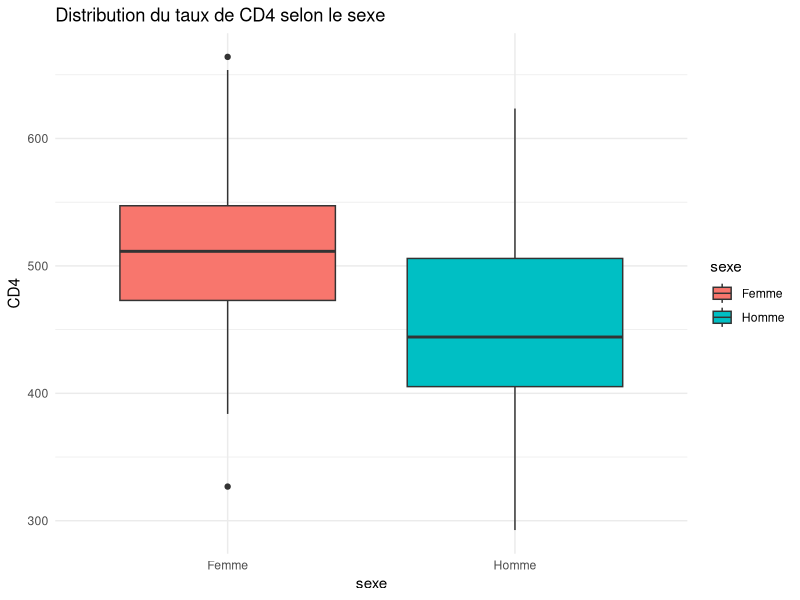
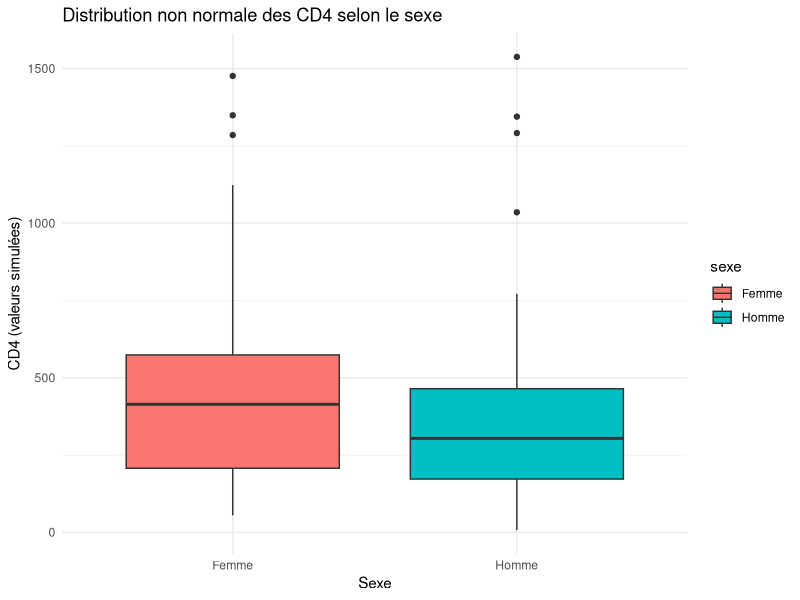
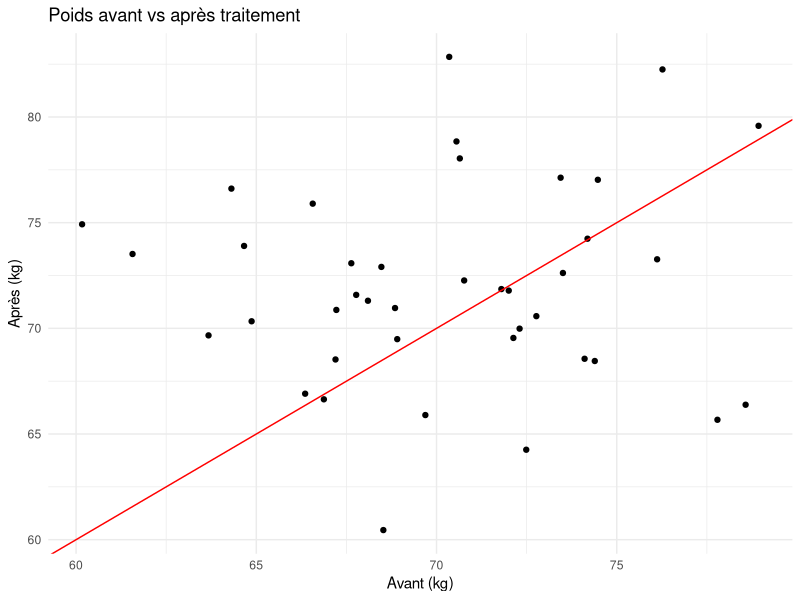
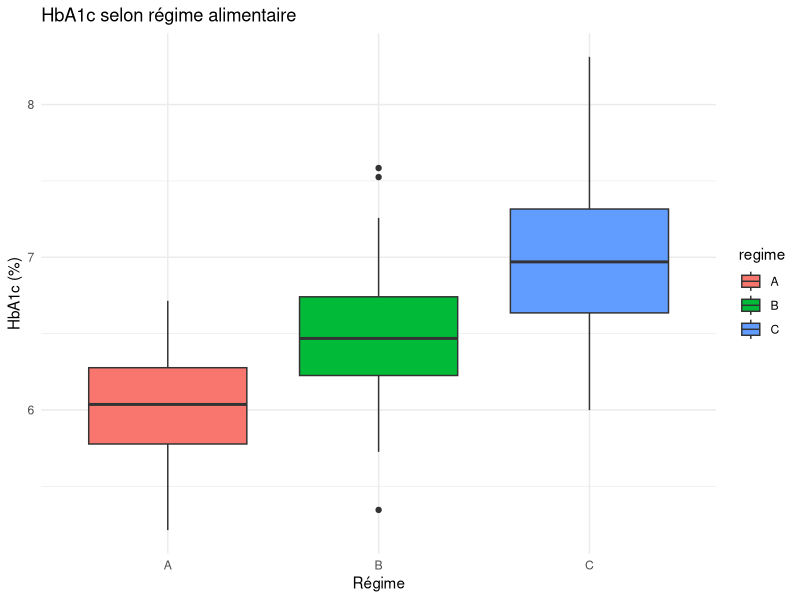
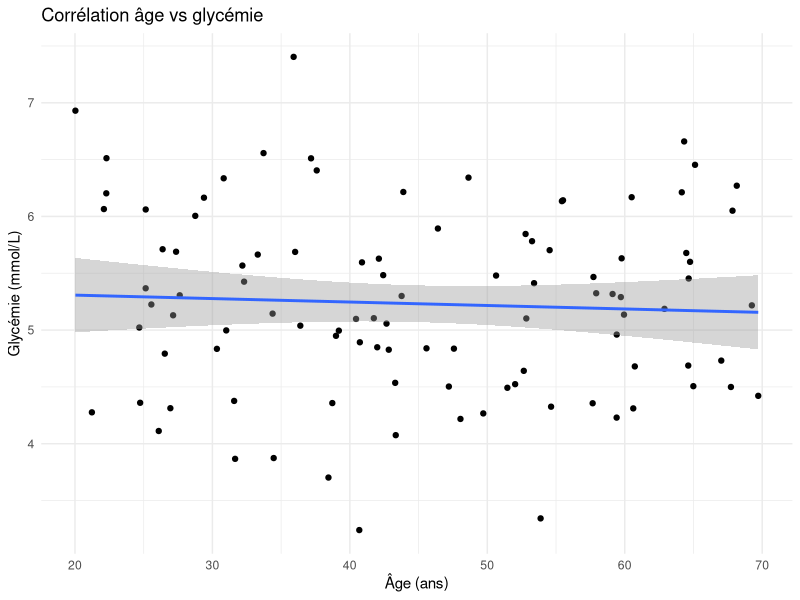
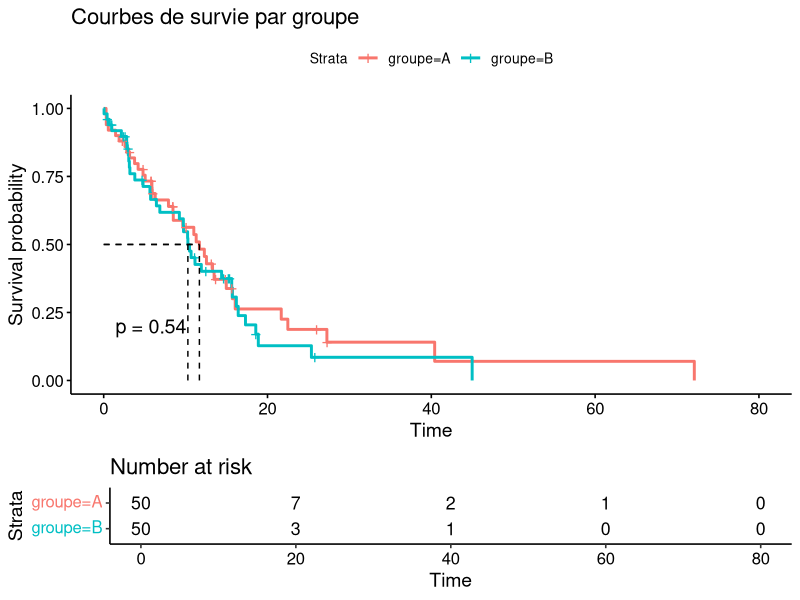

These charts were generated, in order, by the following R code:
## ---- chunk 1
knitr::opts_chunk$set(echo = TRUE)
## ---- chunk 2
set.seed(123)
library(ggplot2)
library(dplyr)
library(survival)
library(survminer)
## ---- chunk 3
# Simulation de données : taux de CD4 selon le sexe

data_t <- data.frame(
sexe = rep(c("Homme", "Femme"), each = 50),
CD4 = c(rnorm(50, mean=450, sd=80), rnorm(50, mean=500, sd=75))
)

# Visualisation

ggplot(data_t, aes(x=sexe, y=CD4, fill=sexe)) +
geom_boxplot() +
theme_minimal() +
labs(title="Distribution du taux de CD4 selon le sexe")

# Test t de Student

res_t <- t.test(CD4 ~ sexe, data = data_t, var.equal = TRUE)
res_t

# Interprétation des résultats du test t de Student

# Extraction des valeurs utiles
moyennes <- tapply(data_t$CD4, data_t$sexe, mean, na.rm = TRUE)
p_value <- res_t$p.value

# Commentaire interprétatif
if (p_value < 0.05) {
  cat("Les moyennes de CD4 diffèrent significativement selon le sexe (p =", round(p_value, 8), ").\n")
  cat("Cela suggère qu'il existe une différence statistiquement significative entre les moyennes de CD4 chez les hommes et les femmes.\n")
  cat("Moyenne CD4 chez les hommes :", round(moyennes["Homme"], 1), "\n")
  cat("Moyenne CD4 chez les femmes :", round(moyennes["Femme"], 1), "\n")
} else {
  cat("Aucune différence significative n’a été trouvée entre les moyennes de CD4 selon le sexe (p =", round(p_value, 4), ").\n")
  cat("Cela signifie que les niveaux moyens de CD4 sont statistiquement comparables entre les hommes et les femmes.\n")
}

## ---- chunk 4
# --- Jeu de données avec distribution non normale ---
set.seed(123)
data_t$CD4_non_normal <- c(rchisq(50, df=3)*150, rchisq(50, df=3)*180)

# Visualisation
library(ggplot2)
ggplot(data_t, aes(x = sexe, y = CD4_non_normal, fill = sexe)) +
  geom_boxplot() +
  theme_minimal() +
  labs(title = "Distribution non normale des CD4 selon le sexe",
       y = "CD4 (valeurs simulées)", x = "Sexe")

# --- Test de Wilcoxon-Mann–Whitney ---
res_wilcox <- wilcox.test(CD4_non_normal ~ sexe, data = data_t)

# Affichage des résultats du test
res_wilcox

# --- Interprétation automatique ---
p_value <- res_wilcox$p.value
alpha <- 0.05

if (p_value < alpha) {
  interpretation <- paste0(
    "La p-value est de ", round(p_value, 4),
    ", inférieure au seuil de 0.05. On rejette donc l’hypothèse nulle.\n",
    "=> Il existe une différence statistiquement significative entre les deux sexes ",
    "concernant la distribution des taux de CD4 (test de Wilcoxon-Mann–Whitney)."
  )
} else {
  interpretation <- paste0(
    "La p-value est de ", round(p_value, 4),
    ", supérieure au seuil de 0.05. On ne rejette pas l’hypothèse nulle.\n",
    "=> Aucune différence statistiquement significative n’a été mise en évidence ",
    "entre les deux sexes pour la distribution des taux de CD4."
  )
}

cat("\n# Interprétation du test de Wilcoxon-Mann–Whitney\n", interpretation)

## ---- chunk 5
# --- Test t apparié (avant/après) ---

set.seed(123)

data_paired <- data.frame(
avant = rnorm(40, 70, 5),
apres = rnorm(40, 72, 5)
)

# Visualisation

ggplot(data_paired, aes(x=avant, y=apres)) +
geom_point() +
geom_abline(intercept=0, slope=1, color="red") +
theme_minimal() +
labs(title="Poids avant vs après traitement", x="Avant (kg)", y="Après (kg)")

# Test t apparié

res_paired <- t.test(data_paired$avant, data_paired$apres, paired=TRUE)
res_paired

# Interprétation automatique

p_value <- res_paired$p.value
alpha <- 0.05

if (p_value < alpha) {
interpretation <- paste0(
"La p-value est de ", round(p_value, 4),
", inférieure à 0.05. On rejette l’hypothèse nulle.\n",
"=> Poids significativement différent avant et après traitement."
)
} else {
interpretation <- paste0(
"La p-value est de ", round(p_value, 4),
", supérieure à 0.05. On ne rejette pas l’hypothèse nulle.\n",
"=> Aucune différence significative de poids avant/après traitement."
)
}

cat("\n# Interprétation du test t apparié\n", interpretation)

## ---- chunk 6
# --- ANOVA ( + de 3 groupes indépendants) ---

set.seed(123)

data_aov <- data.frame(
regime = rep(c("A","B","C"), each=40),
HbA1c = c(rnorm(40,6.0,0.4), rnorm(40,6.5,0.5), rnorm(40,7.0,0.6))
)

# Visualisation

ggplot(data_aov, aes(x=regime, y=HbA1c, fill=regime)) +
geom_boxplot() +
theme_minimal() +
labs(title="HbA1c selon régime alimentaire", x="Régime", y="HbA1c (%)")

# ANOVA

res_aov <- aov(HbA1c ~ regime, data=data_aov)
summary(res_aov)

# Interprétation automatique

p_value <- summary(res_aov)[[1]][["Pr(>F)"]][1]
alpha <- 0.05

if (p_value < alpha) {
interpretation <- paste0(
"La p-value est de ", round(p_value,4),
", inférieure à 0.05. On rejette l’hypothèse nulle.\n",
"=> Au moins une moyenne de HbA1c diffère significativement entre les régimes."
)
} else {
interpretation <- paste0(
"La p-value est de ", round(p_value,4),
", supérieure à 0.05. On ne rejette pas l’hypothèse nulle.\n",
"=> Aucune différence significative de HbA1c entre les régimes."
)
}

cat("\n# Interprétation de l'ANOVA\n", interpretation)

## ---- chunk 7
# --- Test du chi-deux (proportions indépendantes) ---

set.seed(123)

data_chi <- data.frame(
sexe = rep(c("Homme","Femme"), each=100),
guerison = c(rbinom(100,1,0.6), rbinom(100,1,0.75))
)

# Tableau de contingence

table_chi <- table(data_chi$sexe, data_chi$guerison)
colnames(table_chi) <- c("Non_gueri","Gueri")
table_chi

# Test du chi-deux

res_chi <- chisq.test(table_chi)
res_chi

# Interprétation automatique

p_value <- res_chi$p.value
alpha <- 0.05

if (p_value < alpha) {
interpretation <- paste0(
"La p-value est de ", round(p_value,4),
", inférieure à 0.05. On rejette l’hypothèse nulle.\n",
"=> La guérison dépend significativement du sexe."
)
} else {
interpretation <- paste0(
"La p-value est de ", round(p_value,4),
", supérieure à 0.05. On ne rejette pas l’hypothèse nulle.\n",
"=> La guérison n’est pas significativement liée au sexe."
)
}

cat("\n# Interprétation du test du chi-deux\n", interpretation)

## ---- chunk 8
# --- Test exact de Fisher (petits effectifs) ---

set.seed(123)

# Exemple : petits effectifs guérison / traitement

data_fisher <- matrix(c(3,1,1,3), nrow=2)
colnames(data_fisher) <- c("Guéri","Non_guéri")
rownames(data_fisher) <- c("Traitement","Placebo")
data_fisher

# Test exact de Fisher

res_fisher <- fisher.test(data_fisher)
res_fisher

# Interprétation automatique

p_value <- res_fisher$p.value
alpha <- 0.05

if (p_value < alpha) {
interpretation <- paste0(
"La p-value est de ", round(p_value,4),
", inférieure à 0.05. On rejette l’hypothèse nulle.\n",
"=> Association significative entre traitement et guérison."
)
} else {
interpretation <- paste0(
"La p-value est de ", round(p_value,4),
", supérieure à 0.05. On ne rejette pas l’hypothèse nulle.\n",
"=> Aucune association significative entre traitement et guérison."
)
}

cat("\n# Interprétation du test exact de Fisher\n", interpretation)

## ---- chunk 9
# --- Test de McNemar (proportions appariées) ---

set.seed(123)

# Données avant / après une campagne anti-tabac (1 = fumeur, 0 = non-fumeur)

avant <- c(1,1,0,0,1,0,1,1,0,0)
apres <- c(0,1,0,0,0,0,1,1,0,0)
table_mc <- table(avant, apres)
table_mc

# Test de McNemar

res_mcnemar <- mcnemar.test(table_mc)
res_mcnemar

# Interprétation automatique

p_value <- res_mcnemar$p.value
alpha <- 0.05

if (p_value < alpha) {
interpretation <- paste0(
"La p-value est de ", round(p_value,4),
", inférieure à 0.05. On rejette l’hypothèse nulle.\n",
"=> La proportion de fumeurs a changé significativement après la campagne."
)
} else {
interpretation <- paste0(
"La p-value est de ", round(p_value,4),
", supérieure à 0.05. On ne rejette pas l’hypothèse nulle.\n",
"=> Aucune différence significative de proportion de fumeurs avant/après."
)
}

cat("\n# Interprétation du test de McNemar\n", interpretation)
## ---- chunk 10
# --- Corrélation de Pearson (relation linéaire) ---

set.seed(123)

# Simulation : âge vs glycémie

data_corr <- data.frame(
age = runif(100,20,70),
glycemie = 3 + 0.05*runif(100,20,70) + rnorm(100,0,0.5)
)

# Visualisation

ggplot(data_corr, aes(x=age, y=glycemie)) +
geom_point() +
geom_smooth(method="lm", se=TRUE) +
theme_minimal() +
labs(title="Corrélation âge vs glycémie", x="Âge (ans)", y="Glycémie (mmol/L)")

# Test de corrélation de Pearson

res_pearson <- cor.test(data_corr$age, data_corr$glycemie, method="pearson")
res_pearson

# Interprétation automatique

p_value <- res_pearson$p.value
alpha <- 0.05

if (p_value < alpha) {
interpretation <- paste0(
"La p-value est de ", round(p_value,4),
", inférieure à 0.05. On rejette l’hypothèse nulle.\n",
"=> Il existe une corrélation linéaire significative entre âge et glycémie."
)
} else {
interpretation <- paste0(
"La p-value est de ", round(p_value,4),
", supérieure à 0.05. On ne rejette pas l’hypothèse nulle.\n",
"=> Aucune corrélation linéaire significative entre âge et glycémie."
)
}

cat("\n# Interprétation de la corrélation de Pearson\n", interpretation)
## ---- chunk 11
# --- Corrélation de Spearman (relation monotone non paramétrique) ---

set.seed(123)

# Exemple : niveau d'éducation (1-5) vs glycémie

data_corr$education <- sample(1:5, 100, replace=TRUE)

# Test de corrélation de Spearman

res_spearman <- cor.test(data_corr$education, data_corr$glycemie, method="spearman")
res_spearman

# Interprétation automatique

p_value <- res_spearman$p.value
alpha <- 0.05

if (p_value < alpha) {
interpretation <- paste0(
"La p-value est de ", round(p_value,4),
", inférieure à 0.05. On rejette l’hypothèse nulle.\n",
"=> Il existe une corrélation monotone significative entre éducation et glycémie."
)
} else {
interpretation <- paste0(
"La p-value est de ", round(p_value,4),
", supérieure à 0.05. On ne rejette pas l’hypothèse nulle.\n",
"=> Aucune corrélation monotone significative entre éducation et glycémie."
)
}

cat("\n# Interprétation de la corrélation de Spearman\n", interpretation)

## ---- chunk 12
# --- Test du log-rank (survie) ---

set.seed(123)

# Simulation : temps de survie selon traitement

n <- 100
data_surv <- data.frame(
time = rexp(n,0.1),
status = rbinom(n,1,0.7),
groupe = rep(c("A","B"), each=50)
)

# Courbes de Kaplan-Meier

library(survival)
library(survminer)

fit <- survfit(Surv(time, status) ~ groupe, data=data_surv)
ggsurvplot(fit, data=data_surv, risk.table=TRUE, pval=TRUE, surv.median.line="hv",
title="Courbes de survie par groupe")

# Test du log-rank

res_logrank <- survdiff(Surv(time, status) ~ groupe, data=data_surv)
res_logrank

# Interprétation automatique

p_value <- 1 - pchisq(res_logrank$chisq, length(res_logrank$n)-1)
alpha <- 0.05

if (p_value < alpha) {
interpretation <- paste0(
"La p-value est de ", round(p_value,4),
", inférieure à 0.05. On rejette l’hypothèse nulle.\n",
"=> Différence significative des courbes de survie entre les groupes."
)
} else {
interpretation <- paste0(
"La p-value est de ", round(p_value,4),
", supérieure à 0.05. On ne rejette pas l’hypothèse nulle.\n",
"=> Aucune différence significative des courbes de survie entre les groupes."
)
}

cat("\n# Interprétation du test du log-rank\n", interpretation)

## ---- chunk 13
# --- Modèle de Cox (survie multivariée) ---

set.seed(123)

# Simulation : temps de survie selon traitement et âge

n <- 100
data_cox <- data.frame(
time = rexp(n, 0.1),
status = rbinom(n, 1, 0.7),
groupe = rep(c("A","B"), each=50),
age = runif(n, 40, 80)
)

library(survival)

# Modèle de Cox

res_cox <- coxph(Surv(time, status) ~ groupe + age, data = data_cox)
summary(res_cox)

# Interprétation automatique (pour le groupe seulement)

p_value <- summary(res_cox)$coefficients["groupeB","Pr(>|z|)"]
alpha <- 0.05

if (p_value < alpha) {
interpretation <- paste0(
"La p-value pour le groupe est de ", round(p_value,4),
", inférieure à 0.05. On rejette l’hypothèse nulle.\n",
"=> Le groupe B présente un hazard ratio significativement différent du groupe A."
)
} else {
interpretation <- paste0(
"La p-value pour le groupe est de ", round(p_value,4),
", supérieure à 0.05. On ne rejette pas l’hypothèse nulle.\n",
"=> Aucun effet significatif du groupe B par rapport au groupe A sur la survie."
)
}

cat("\n# Interprétation du modèle de Cox\n", interpretation)

## ---- chunk 14
# --- Test de Shapiro–Wilk (normalité) ---

set.seed(123)

# Variable continue simulée : taux de CD4

data_shapiro <- rnorm(50, mean=500, sd=80)

# Test de Shapiro-Wilk

res_shapiro <- shapiro.test(data_shapiro)
res_shapiro

# Interprétation automatique

p_value <- res_shapiro$p.value
alpha <- 0.05

if (p_value < alpha) {
interpretation <- paste0(
"La p-value est de ", round(p_value,4),
", inférieure à 0.05. On rejette l’hypothèse nulle.\n",
"=> La variable ne suit pas une distribution normale."
)
} else {
interpretation <- paste0(
"La p-value est de ", round(p_value,4),
", supérieure à 0.05. On ne rejette pas l’hypothèse nulle.\n",
"=> La variable suit approximativement une distribution normale."
)
}

cat("\n# Interprétation du test de Shapiro–Wilk\n", interpretation)

## ---- chunk 15
# --- Test de Levene (homogénéité des variances) ---

set.seed(123)

library(car)

# Données simulées pour 2 groupes

data_levene <- data.frame(
groupe = rep(c("Homme","Femme"), each=50),
CD4 = c(rnorm(50, mean=450, sd=80), rnorm(50, mean=500, sd=75))
)

# Test de Levene

res_levene <- leveneTest(CD4 ~ groupe, data=data_levene)
res_levene

# Interprétation automatique

p_value <- res_levene$`Pr(>F)`[1]
alpha <- 0.05

if (p_value < alpha) {
interpretation <- paste0(
"La p-value est de ", round(p_value,4),
", inférieure à 0.05. On rejette l’hypothèse nulle.\n",
"=> Les variances des groupes ne sont pas homogènes."
)
} else {
interpretation <- paste0(
"La p-value est de ", round(p_value,4),
", supérieure à 0.05. On ne rejette pas l’hypothèse nulle.\n",
"=> Les variances des groupes sont homogènes."
)
}

cat("\n# Interprétation du test de Levene\n", interpretation)

## ---- chunk 16

